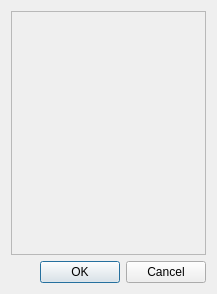
<?xml version="1.0" encoding="UTF-8"?>
<ui version="4.0">
 <class>fso::fred::dialogs::CheckBoxListDialog</class>
 <widget class="QDialog" name="fso::fred::dialogs::CheckBoxListDialog">
  <property name="geometry">
   <rect>
    <x>0</x>
    <y>0</y>
    <width>217</width>
    <height>294</height>
   </rect>
  </property>
  <property name="windowTitle">
   <string>Select Options</string>
  </property>
  <layout class="QVBoxLayout" name="verticalLayout">
   <item>
    <widget class="QScrollArea" name="scrollArea">
     <property name="widgetResizable">
      <bool>true</bool>
     </property>
     <widget class="QWidget" name="checkboxContainer">
      <property name="geometry">
       <rect>
        <x>0</x>
        <y>0</y>
        <width>197</width>
        <height>245</height>
       </rect>
      </property>
      <layout class="QVBoxLayout" name="verticalLayoutCheckboxes"/>
     </widget>
    </widget>
   </item>
   <item>
    <widget class="QDialogButtonBox" name="buttonBox">
     <property name="standardButtons">
      <set>QDialogButtonBox::Cancel|QDialogButtonBox::Ok</set>
     </property>
    </widget>
   </item>
  </layout>
 </widget>
 <resources/>
 <connections>
  <connection>
   <sender>buttonBox</sender>
   <signal>accepted()</signal>
   <receiver>fso::fred::dialogs::CheckBoxListDialog</receiver>
   <slot>accept()</slot>
   <hints>
    <hint type="sourcelabel">
     <x>248</x>
     <y>398</y>
    </hint>
    <hint type="destinationlabel">
     <x>157</x>
     <y>206</y>
    </hint>
   </hints>
  </connection>
  <connection>
   <sender>buttonBox</sender>
   <signal>rejected()</signal>
   <receiver>fso::fred::dialogs::CheckBoxListDialog</receiver>
   <slot>reject()</slot>
   <hints>
    <hint type="sourcelabel">
     <x>316</x>
     <y>400</y>
    </hint>
    <hint type="destinationlabel">
     <x>308</x>
     <y>210</y>
    </hint>
   </hints>
  </connection>
 </connections>
</ui>
